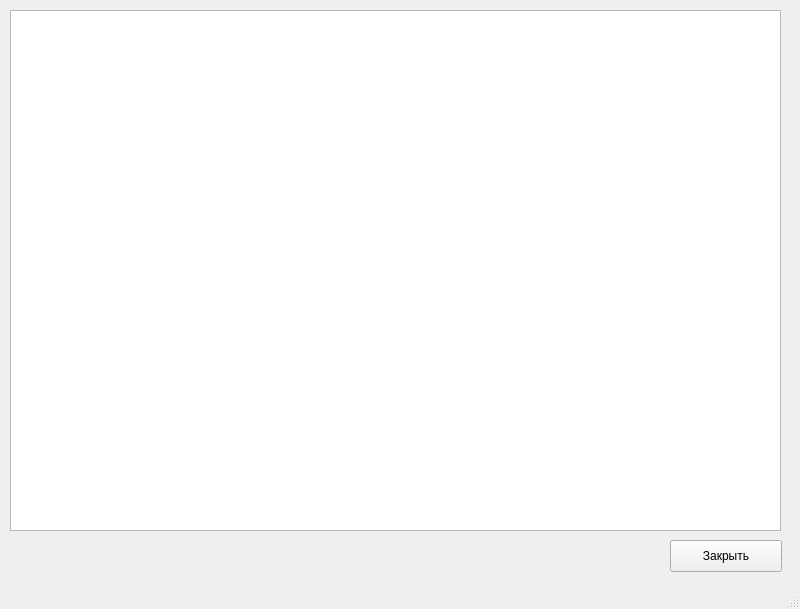
<?xml version="1.0" encoding="UTF-8"?>
<ui version="4.0">
 <class>MainWindow</class>
 <widget class="QMainWindow" name="MainWindow">
  <property name="geometry">
   <rect>
    <x>0</x>
    <y>0</y>
    <width>800</width>
    <height>609</height>
   </rect>
  </property>
  <property name="windowTitle">
   <string>История изменения оценок</string>
  </property>
  <widget class="QWidget" name="centralwidget">
   <widget class="QTableWidget" name="tableWidget">
    <property name="geometry">
     <rect>
      <x>10</x>
      <y>10</y>
      <width>771</width>
      <height>521</height>
     </rect>
    </property>
   </widget>
   <widget class="QPushButton" name="pushButton">
    <property name="geometry">
     <rect>
      <x>670</x>
      <y>540</y>
      <width>112</width>
      <height>32</height>
     </rect>
    </property>
    <property name="text">
     <string>Закрыть</string>
    </property>
   </widget>
  </widget>
  <widget class="QStatusBar" name="statusbar"/>
 </widget>
 <resources/>
 <connections/>
</ui>
